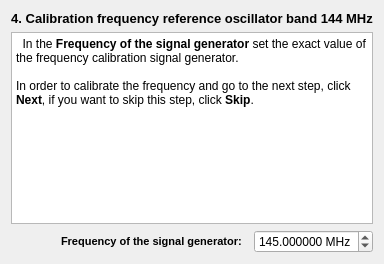
     <widget class="QWidget" name="page_5">
      <layout class="QVBoxLayout" name="verticalLayout_6">
       <item>
        <widget class="QLabel" name="label_7">
         <property name="text">
          <string>&lt;!DOCTYPE HTML PUBLIC &quot;-//W3C//DTD HTML 4.0//EN&quot; &quot;http://www.w3.org/TR/REC-html40/strict.dtd&quot;&gt;
&lt;html&gt;&lt;head&gt;&lt;meta name=&quot;qrichtext&quot; content=&quot;1&quot; /&gt;&lt;style type=&quot;text/css&quot;&gt;
p, li { white-space: pre-wrap; }
&lt;/style&gt;&lt;/head&gt;&lt;body style=&quot; font-family:'MS Shell Dlg 2'; font-size:8.25pt; font-weight:400; font-style:normal;&quot;&gt;
&lt;p align=&quot;center&quot; style=&quot; margin-top:0px; margin-bottom:0px; margin-left:0px; margin-right:0px; -qt-block-indent:0; text-indent:0px;&quot;&gt;&lt;span style=&quot; font-size:10pt; font-weight:600;&quot;&gt;4. Calibration frequency reference oscillator band 144 MHz&lt;/span&gt;&lt;/p&gt;&lt;/body&gt;&lt;/html&gt;</string>
         </property>
        </widget>
       </item>
       <item>
        <widget class="QTextBrowser" name="textBrowser_5">
         <property name="html">
          <string>&lt;!DOCTYPE HTML PUBLIC &quot;-//W3C//DTD HTML 4.0//EN&quot; &quot;http://www.w3.org/TR/REC-html40/strict.dtd&quot;&gt;
&lt;html&gt;&lt;head&gt;&lt;meta name=&quot;qrichtext&quot; content=&quot;1&quot; /&gt;&lt;style type=&quot;text/css&quot;&gt;
p, li { white-space: pre-wrap; }
&lt;/style&gt;&lt;/head&gt;&lt;body style=&quot; font-family:'Oxygen-Sans'; font-size:10pt; font-weight:400; font-style:normal;&quot;&gt;
&lt;p style=&quot; margin-top:0px; margin-bottom:0px; margin-left:0px; margin-right:0px; -qt-block-indent:0; text-indent:0px;&quot;&gt;&lt;span style=&quot; font-family:'MS Shell Dlg 2'; font-size:9pt;&quot;&gt;  In the &lt;/span&gt;&lt;span style=&quot; font-family:'MS Shell Dlg 2'; font-size:9pt; font-weight:600;&quot;&gt;Frequency of the signal generator&lt;/span&gt;&lt;span style=&quot; font-family:'MS Shell Dlg 2'; font-size:9pt;&quot;&gt; set the exact value of the frequency calibration signal generator.&lt;/span&gt;&lt;/p&gt;
&lt;p style=&quot;-qt-paragraph-type:empty; margin-top:0px; margin-bottom:0px; margin-left:0px; margin-right:0px; -qt-block-indent:0; text-indent:0px; font-family:'MS Shell Dlg 2'; font-size:9pt;&quot;&gt;&lt;br /&gt;&lt;/p&gt;
&lt;p style=&quot; margin-top:0px; margin-bottom:0px; margin-left:0px; margin-right:0px; -qt-block-indent:0; text-indent:0px;&quot;&gt;&lt;span style=&quot; font-family:'MS Shell Dlg 2'; font-size:9pt;&quot;&gt;In order to calibrate the frequency and go to the next step, click &lt;/span&gt;&lt;span style=&quot; font-family:'MS Shell Dlg 2'; font-size:9pt; font-weight:600;&quot;&gt;Next&lt;/span&gt;&lt;span style=&quot; font-family:'MS Shell Dlg 2'; font-size:9pt;&quot;&gt;, if you want to skip this step, click &lt;/span&gt;&lt;span style=&quot; font-family:'MS Shell Dlg 2'; font-size:9pt; font-weight:600;&quot;&gt;Skip&lt;/span&gt;&lt;span style=&quot; font-family:'MS Shell Dlg 2'; font-size:9pt;&quot;&gt;.&lt;/span&gt;&lt;/p&gt;&lt;/body&gt;&lt;/html&gt;</string>
         </property>
        </widget>
       </item>
       <item>
        <layout class="QHBoxLayout" name="horizontalLayout_5">
         <item>
          <spacer name="horizontalSpacer_4">
           <property name="orientation">
            <enum>Qt::Horizontal</enum>
           </property>
           <property name="sizeHint" stdset="0">
            <size>
             <width>40</width>
             <height>20</height>
            </size>
           </property>
          </spacer>
         </item>
         <item>
          <widget class="QLabel" name="label_8">
           <property name="text">
            <string>&lt;!DOCTYPE HTML PUBLIC &quot;-//W3C//DTD HTML 4.0//EN&quot; &quot;http://www.w3.org/TR/REC-html40/strict.dtd&quot;&gt;
&lt;html&gt;&lt;head&gt;&lt;meta name=&quot;qrichtext&quot; content=&quot;1&quot; /&gt;&lt;style type=&quot;text/css&quot;&gt;
p, li { white-space: pre-wrap; }
&lt;/style&gt;&lt;/head&gt;&lt;body style=&quot; font-family:'MS Shell Dlg 2'; font-size:8.25pt; font-weight:400; font-style:normal;&quot;&gt;
&lt;p style=&quot; margin-top:0px; margin-bottom:0px; margin-left:0px; margin-right:0px; -qt-block-indent:0; text-indent:0px;&quot;&gt;&lt;span style=&quot; font-size:8pt; font-weight:600;&quot;&gt;Frequency of the signal generator:  &lt;/span&gt;&lt;/p&gt;&lt;/body&gt;&lt;/html&gt;</string>
           </property>
          </widget>
         </item>
         <item>
          <widget class="QDoubleSpinBox" name="doubleSpinBox_3">
           <property name="suffix">
            <string> MHz</string>
           </property>
           <property name="decimals">
            <number>6</number>
           </property>
           <property name="minimum">
            <double>140.000000000000000</double>
           </property>
           <property name="maximum">
            <double>150.000000000000000</double>
           </property>
           <property name="value">
            <double>145.000000000000000</double>
           </property>
          </widget>
         </item>
        </layout>
       </item>
      </layout>
     </widget>
